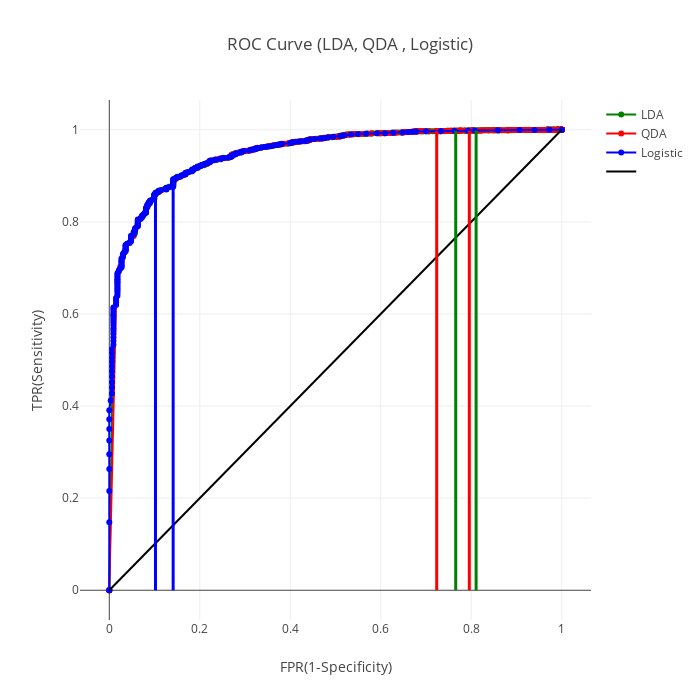

The code cell stored with this chart in its notebook:
### Markdown cell above
## ROC CURVE Visualization

### Code cell
trace = go.Scatter(
    x = np.array(LDA_Output)[:,1],
    y = np.array(LDA_Output)[:,2],
    mode = 'lines+markers',
    text= ["Cut off : {:.3f}".format(i) for i in np.array(LDA_Output)[:,0].tolist()] ,
    textposition='top right',
    marker = dict(color = "green",
                 line = dict(color = "green")) , 
    name ='LDA',
)
trace2 = go.Scatter(
    x = np.array(QDA_Output)[:,1],
    y = np.array(QDA_Output)[:,2],
    mode = 'lines+markers',
    name ='QDA',
    textposition='bottom left' , 
    marker = dict(color = "red",
                 line = dict(color = "red")) ,
    text= ["Cut off : {:.3f}".format(i) for i in np.array(QDA_Output)[:,0].tolist()] , 
)
trace3 = go.Scatter(
    x = np.array(Logistic_Output)[:,1],
    y = np.array(Logistic_Output)[:,2],
    mode = 'lines+markers',
    name ='Logistic',
    marker = dict(color = "blue" ,
                 line = dict(color = "blue")) ,
    text= ["Cut off : {:.3f}".format(i) for i in np.array(Logistic_Output)[:,0].tolist()] , 
)
trace_line = go.Scatter(
    x= [0,1],
    y= [0,1],
    name = "" , 
    marker = dict(color = "black") ,
    mode ='lines'
)
data = [trace , trace2 , trace3 , trace_line]

layout = dict(title = 'ROC Curve (LDA, QDA , Logistic)',
              xaxis = dict(title = 'FPR(1-Specificity)'),
              yaxis = dict(title = 'TPR(Sensitivity)'),
              width=700,
              height=700,
              shapes = [a,b,c,d,e,f]
              )

fig = dict(data=data, layout=layout)
iplot(fig, filename='basic-line')

### Figure 1 — Plotly figure (JSON) as saved in the notebook; plotly's stock layout.template omitted (floating-point values rounded to 4 significant figures; data arrays with more than 128 entries replaced by an {"elided": "..."} marker saying what was removed)
{"data": [{"marker": {"color": "green", "line": {"color": "green"}}, "mode": "lines+markers", "name": "LDA", "text": {"elided": "302 str values"}, "textposition": "top right", "type": "scatter", "uid": "9bbcc607-853f-4015-8ce1-0afd19ce5339", "x": {"elided": "302 float values"}, "y": {"elided": "302 float values"}}, {"marker": {"color": "red", "line": {"color": "red"}}, "mode": "lines+markers", "name": "QDA", "text": {"elided": "302 str values"}, "textposition": "bottom left", "type": "scatter", "uid": "75d69b2d-974c-4b78-bc97-b9fb47d0438e", "x": {"elided": "302 float values"}, "y": {"elided": "302 float values"}}, {"marker": {"color": "blue", "line": {"color": "blue"}}, "mode": "lines+markers", "name": "Logistic", "text": {"elided": "302 str values"}, "type": "scatter", "uid": "c5a45b2d-3c0c-4ec4-b666-9e7f65fc1da6", "x": {"elided": "302 float values"}, "y": {"elided": "302 float values"}}, {"marker": {"color": "black"}, "mode": "lines", "name": "", "type": "scatter", "uid": "8206e146-02d2-4232-87cd-fa5dc6d0473a", "x": [0, 1], "y": [0, 1]}], "layout": {"height": 700, "shapes": [{"line": {"color": "blue", "width": 3}, "type": "line", "x0": 0.1021, "x1": 0.1021, "y0": 0, "y1": 0.8622}, {"line": {"color": "blue", "width": 3}, "type": "line", "x0": 0.1411, "x1": 0.1411, "y0": 0, "y1": 0.8859}, {"line": {"color": "red", "width": 3}, "type": "line", "x0": 0.7237, "x1": 0.7237, "y0": 0, "y1": 0.9969}, {"line": {"color": "red", "width": 3}, "type": "line", "x0": 0.7958, "x1": 0.7958, "y0": 0, "y1": 0.9983}, {"line": {"color": "green", "width": 3}, "type": "line", "x0": 0.7658, "x1": 0.7658, "y0": 0, "y1": 0.9979}, {"line": {"color": "green", "width": 3}, "type": "line", "x0": 0.8108, "x1": 0.8108, "y0": 0, "y1": 0.9983}], "title": {"text": "ROC Curve (LDA, QDA , Logistic)"}, "width": 700, "xaxis": {"title": {"text": "FPR(1-Specificity)"}}, "yaxis": {"title": {"text": "TPR(Sensitivity)"}}}}
